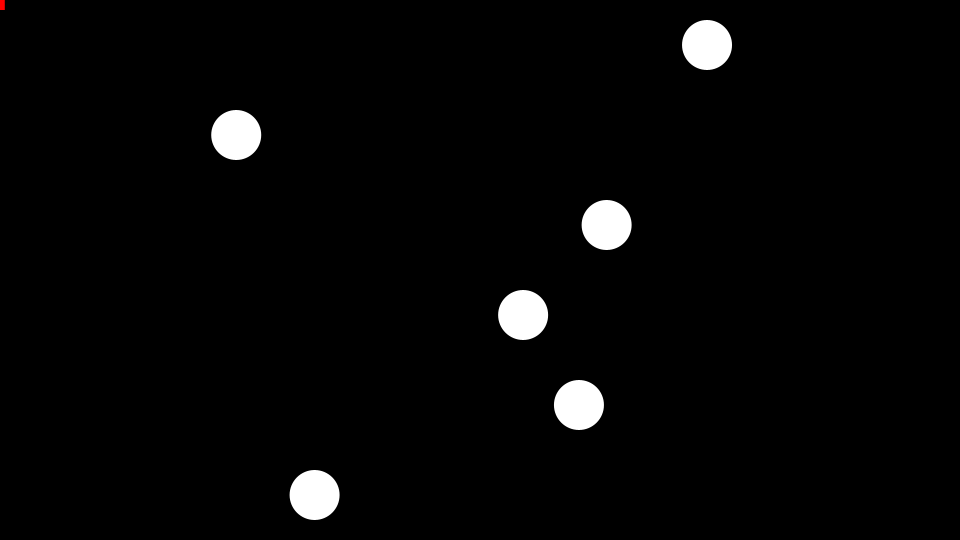
Frame 1 (no input)
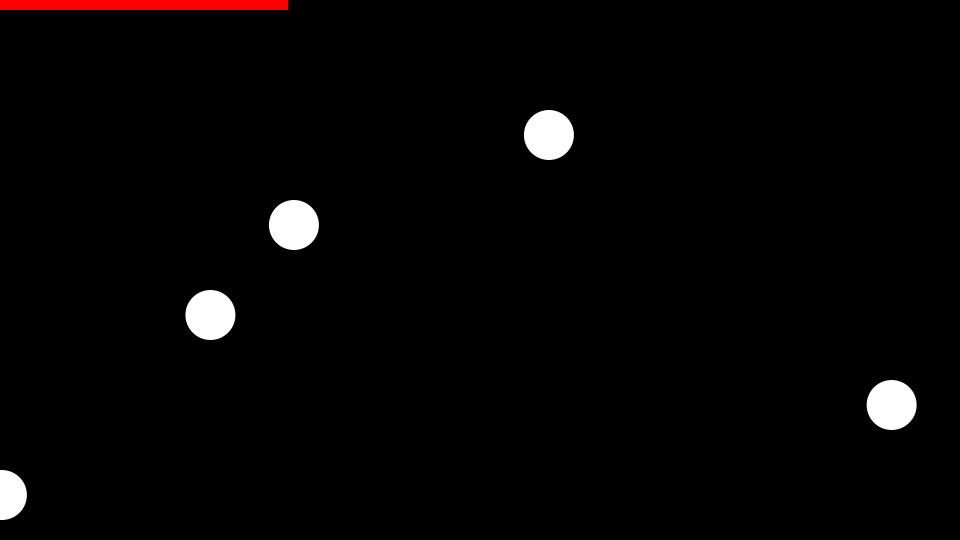
Frame 60 (the mouse pressed at the canvas centre just before this capture)
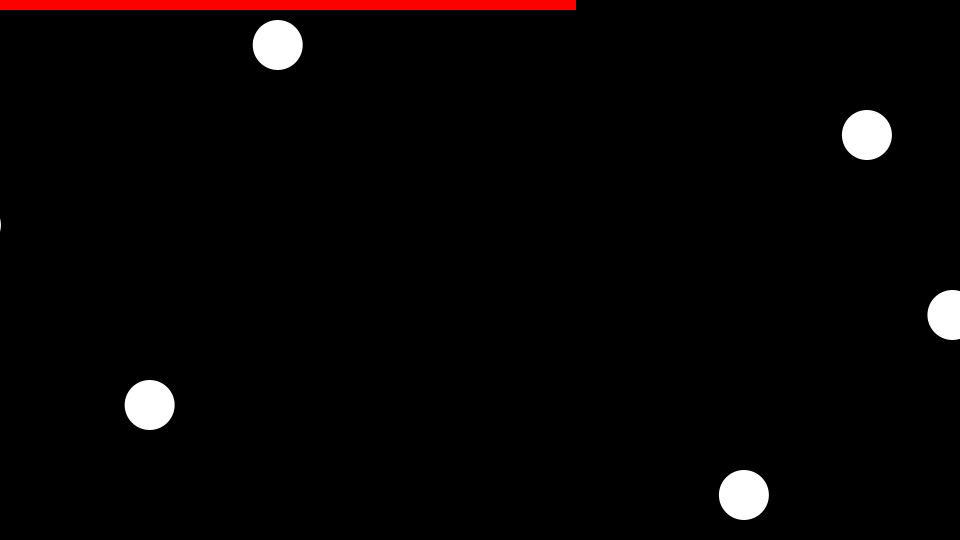
Frame 120 (the mouse held since frame 60 and released just before this capture)

The Processing sketch that drew these frames (run headless with seeded random() and noise(); from frame 60 on, the mouse is pressed at the canvas centre):

// Processing sketch: WrapX
// ── WrapX.pde
Part[] parts = new Part[6];
int loopLength = 200;
int margin = 50;

boolean doExport = false;
void setup() {

  //size(405, 720);
  size(960, 540);
  background(0);
  randomSeed(0);

  for (int i=0; i<parts.length; i++) {
    parts[i] = new Part();
    float x = random(0, width);
    float y =height/float(parts.length)*(i+1)-height/float(parts.length)/2.0;

    parts[i].pos = new PVector(x, y);
    float vx = (width+2*margin)/float(loopLength);
    if(random(1)<.5){
      vx*=-1;
    }
    parts[i].vel = new PVector(vx, 0.);
  }

  noStroke();
}


void draw() {

  background(0);

  for (int i=0; i<parts.length; i++) {

    parts[i].update();
    parts[i].draw();
  }


  float fr = frameCount%loopLength;
  float rx = map(fr, 0, loopLength, 0, width);
  fill(255, 0, 0);
  rect(0, 0, rx, 10);

  if (doExport) {
    if (frameCount<(loopLength)) {
      println("saving:"  +frameCount);
      save("frames/"+nf(frameCount, 4)+".png");
    } else {
      println("done exporting");

      doExport = false;
    }
  }
}

// ── Part.pde
class Part{

  PVector pos;
  PVector vel;
  
  void update(){
    pos.add(vel);
    
    if(pos.x>width+margin){
      pos.x-=(width+2*margin);
    }
    else if(pos.x<-margin){
      pos.x+=(width+2*margin);
    }
  }
  
  void draw(){
    
    pushMatrix();
    translate(pos.x, pos.y);
    fill(255);
    ellipse(0,0,50,50);
    popMatrix();
  
  }

}
